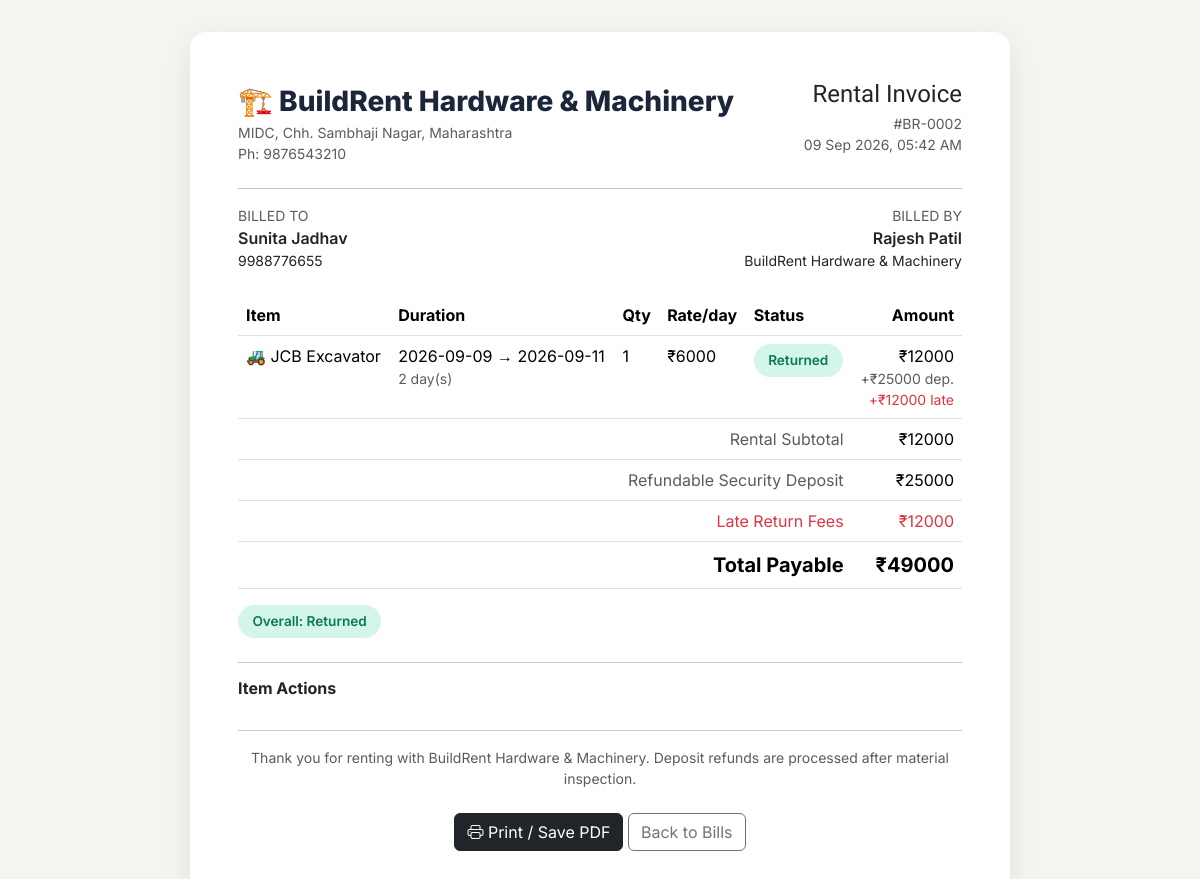
The app's page /bills/2 (signed in) with its own data.
### models.py (models this page shows, shortened)
class ShopSettings(db.Model):
    id = db.Column(db.Integer, primary_key=True)
    shop_name = db.Column(db.String(150), default="BuildRent Hardware & Machinery")
    tagline = db.Column(db.String(200), default="Construction material & machine rentals")
    address = db.Column(db.String(255), default="MIDC, Chh. Sambhaji Nagar, Maharashtra")
    phone = db.Column(db.String(20), default="9876543210")
    gst_no = db.Column(db.String(30), default="")

class Bill(db.Model):
    id = db.Column(db.Integer, primary_key=True)
    customer_id = db.Column(db.Integer, db.ForeignKey("user.id"), nullable=False)
    biller_id = db.Column(db.Integer, db.ForeignKey("user.id"), nullable=False)
    notes = db.Column(db.String(255))
    created_at = db.Column(db.DateTime, default=db.func.now())
    items = db.relationship("BillItem", backref="bill", lazy=True, cascade="all, delete-orphan")
    @property
    def subtotal(self):
        return sum(i.subtotal for i in self.items if i.status != ITEM_CANCELLED)
    @property
    def deposit_total(self):
        return sum(i.deposit_total for i in self.items if i.status != ITEM_CANCELLED)
    @property
    def late_fee_total(self):
        return sum(i.late_fee or 0 for i in self.items)
    @property
    def grand_total(self):
        return self.subtotal + self.deposit_total + self.late_fee_total
    @property
    def status(self):
        active_items = [i for i in self.items if i.status != ITEM_CANCELLED]
        if not active_items:
            return ITEM_CANCELLED
        if any(i.status == ITEM_ONGOING for i in active_items):
            return ITEM_ONGOING
        return ITEM_RETURNED
    @property
    def is_overdue(self):
        return any(i.is_overdue for i in self.items)

class User(UserMixin, db.Model):
    id = db.Column(db.Integer, primary_key=True)
    name = db.Column(db.String(100), nullable=False)
    email = db.Column(db.String(120), unique=True, nullable=True)
    phone = db.Column(db.String(20), unique=True, nullable=True)
    address = db.Column(db.String(255))
    password_hash = db.Column(db.String(255), nullable=True)
    has_login = db.Column(db.Boolean, default=False)  # False for walk-in customers with no account yet
    role = db.Column(db.String(20), nullable=False, default=ROLE_CUSTOMER)
    is_active_account = db.Column(db.Boolean, default=True)
    created_at = db.Column(db.DateTime, default=db.func.now())
    bills_as_customer = db.relationship("Bill", foreign_keys="Bill.customer_id", backref="customer", lazy=True)
    bills_as_biller = db.relationship("Bill", foreign_keys="Bill.biller_id", backref="biller", lazy=True)
    @property
    def is_active(self):
        return self.is_active_account

class BillItem(db.Model):
    id = db.Column(db.Integer, primary_key=True)
    bill_id = db.Column(db.Integer, db.ForeignKey("bill.id"), nullable=False)
    material_id = db.Column(db.Integer, db.ForeignKey("material.id"), nullable=False)
    quantity = db.Column(db.Integer, nullable=False, default=1)
    start_date = db.Column(db.Date, nullable=False)
    end_date = db.Column(db.Date, nullable=False)
    rate_per_day = db.Column(db.Float, nullable=False)
    deposit_per_unit = db.Column(db.Float, default=0)
    status = db.Column(db.String(20), default=ITEM_ONGOING)
    actual_return_date = db.Column(db.Date)
    late_fee = db.Column(db.Float, default=0)
    @property
    def days(self):
        return max((self.end_date - self.start_date).days, 1)
    @property
    def subtotal(self):
        return self.days * self.rate_per_day * self.quantity
    @property
    def deposit_total(self):
        return self.deposit_per_unit * self.quantity
    @property
    def is_overdue(self):
        return self.status == ITEM_ONGOING and date.today() > self.end_date

class Material(db.Model):
    id = db.Column(db.Integer, primary_key=True)
    category_id = db.Column(db.Integer, db.ForeignKey("category.id"), nullable=False)
    name = db.Column(db.String(120), nullable=False)
    description = db.Column(db.Text)
    price_per_day = db.Column(db.Float, nullable=False)
    deposit_amount = db.Column(db.Float, default=0)
    quantity_total = db.Column(db.Integer, nullable=False, default=1)
    quantity_available = db.Column(db.Integer, nullable=False, default=1)
    image_emoji = db.Column(db.String(10), default="🧱")
    is_active = db.Column(db.Boolean, default=True)
    created_at = db.Column(db.DateTime, default=db.func.now())
    items = db.relationship("BillItem", backref="material", lazy=True)

### app.py (the view)
@app.route("/bills/<int:bill_id>")
@role_required(ROLE_OWNER, ROLE_BILLER)
def bill_detail(bill_id):
    bill = db.session.get(Bill, bill_id)
    if not bill:
        flash("Bill not found.", "danger")
        return redirect(url_for("bills_list"))
    return render_template("invoice.html", bill=bill, staff_view=True)

### app.py (called while the page is built)
@login_manager.user_loader
def load_user(user_id):
    return db.session.get(User, int(user_id))

def role_required(*roles):
    def decorator(f):
        @wraps(f)
        def wrapped(*args, **kwargs):
            if not current_user.is_authenticated:
                return redirect(url_for("login"))
            if current_user.role not in roles:
                flash("You don't have access to that page.", "danger")
                return redirect(url_for("dashboard"))
            return f(*args, **kwargs)
        return wrapped
    return decorator

def get_shop():
    shop = ShopSettings.query.first()
    if not shop:
        shop = ShopSettings()
        db.session.add(shop)
        db.session.commit()
    return shop

@app.context_processor
def inject_shop():
    return {"shop": get_shop()}

### templates/invoice.html (shortened to what this page needs)
<!DOCTYPE html>
<html lang="en">
<head>
<link href="https://cdn.jsdelivr.net/npm/bootstrap@5.3.3/dist/css/bootstrap.min.css" rel="stylesheet">
<link href="https://cdn.jsdelivr.net/npm/bootstrap-icons@1.11.3/font/bootstrap-icons.min.css" rel="stylesheet">
</head>
<body>
<div class="invoice-box">
  <div class="d-flex justify-content-between align-items-start mb-4">
    <div>
      <div class="fs-3 brand">🏗️ {{ shop.shop_name }}</div>
      <div class="text-muted small">{{ shop.address }}</div>
      <div class="text-muted small">Ph: {{ shop.phone }}{% if shop.gst_no %} · GSTIN: {{ shop.gst_no }}{% endif %}</div>
    </div>
    <div class="text-end">
      <h4 class="mb-1">Rental Invoice</h4>
      <div class="text-muted small">#BR-{{ '%04d'|format(bill.id) }}</div>
      <div class="text-muted small">{{ bill.created_at.strftime('%d %b %Y, %I:%M %p') }}</div>
    </div>
  </div>
  <hr>
  <div class="row mb-4">
    <div class="col-6">
      <div class="text-muted small text-uppercase">Billed To</div>
      <div class="fw-semibold">{{ bill.customer.name }}</div>
      <div class="small">{{ bill.customer.phone or '' }}</div>
    </div>
    <div class="col-6 text-end">
      <div class="text-muted small text-uppercase">Billed By</div>
      <div class="fw-semibold">{{ bill.biller.name }}</div>
      <div class="small">{{ shop.shop_name }}</div>
    </div>
  </div>
  <table class="table">
    <thead>
      <tr><th>Item</th><th>Duration</th><th>Qty</th><th>Rate/day</th><th>Status</th><th class="text-end">Amount</th></tr>
    </thead>
    <tbody>
      {% for i in bill.items %}
      <tr>
        <td>{{ i.material.image_emoji }} {{ i.material.name }}</td>
        <td>{{ i.start_date }} → {{ i.end_date }}<div class="small text-muted">{{ i.days }} day(s)</div></td>
        <td>{{ i.quantity }}</td>
        <td>₹{{ i.rate_per_day|round(0)|int }}</td>
        <td>
          <span class="status-tag badge-{{ i.status }}">{{ i.status }}</span>
        </td>
        <td class="text-end">
          ₹{{ i.subtotal|round(0)|int }}
          {% if i.status != 'Cancelled' %}<div class="small text-muted">+₹{{ i.deposit_total|round(0)|int }} dep.</div>{% endif %}
          {% if i.late_fee %}<div class="small text-danger">+₹{{ i.late_fee|round(0)|int }} late</div>{% endif %}
        </td>
      </tr>
      {% endfor %}
      <tr>
        <td colspan="5" class="text-end text-muted">Rental Subtotal</td>
        <td class="text-end">₹{{ bill.subtotal|round(0)|int }}</td>
      </tr>
      <tr>
        <td colspan="5" class="text-end text-muted">Refundable Security Deposit</td>
        <td class="text-end">₹{{ bill.deposit_total|round(0)|int }}</td>
      </tr>
      {% if bill.late_fee_total %}
      <tr>
        <td colspan="5" class="text-end text-danger">Late Return Fees</td>
        <td class="text-end text-danger">₹{{ bill.late_fee_total|round(0)|int }}</td>
      </tr>
      {% endif %}
      <tr class="fw-bold fs-5">
        <td colspan="5" class="text-end">Total Payable</td>
        <td class="text-end">₹{{ bill.grand_total|round(0)|int }}</td>
      </tr>
    </tbody>
  </table>
  <div class="d-flex justify-content-between align-items-center mt-3">
    <span class="status-tag badge-{{ bill.status }}">Overall: {{ bill.status }}</span>
  </div>
  {% if staff_view %}
  <hr class="mt-4">
  <h6 class="fw-bold mb-3">Item Actions</h6>
  {% endif %}
  <hr class="mt-4">
  <div class="text-center text-muted small">Thank you for renting with {{ shop.shop_name }}. Deposit refunds are processed after material inspection.</div>
  <div class="text-center mt-4 no-print">
    <button class="btn btn-dark" onclick="window.print()"><i class="bi bi-printer"></i> Print / Save PDF</button>
    {% if staff_view %}<a href="{{ url_for('bills_list') }}" class="btn btn-outline-secondary">Back to Bills</a>{% endif %}
  </div>
</div>
</body>
</html>

### templates/invoice.html (style rules this page uses)
body { font-family:'Inter',sans-serif; background:#f6f4f1; padding:2rem 0; }
h1,h2,h3,h4 { font-family:'Sora',sans-serif; }
.invoice-box { max-width:820px; margin:auto; background:#fff; border-radius:16px; padding:3rem; box-shadow:0 8px 30px rgba(0,0,0,.08); }
.brand { font-weight:800; color:#1b263b; }
table th { background:#f1eee9; }
.status-tag { display:inline-block; padding:.4rem .9rem; border-radius:30px; font-weight:600; font-size:.85rem; }
.badge-Returned { background:#d4f5e9;color:#0a7a52; }

### records on screen
ShopSettings: shop_name "BuildRent Hardware & Machinery", address "MIDC, Chh. Sambhaji Nagar, Maharashtra", phone "9876543210"
Bill: id "0002", created_at "09 Sep 2026, 05:42 AM"
User: customer.name "Sunita Jadhav", customer "9988776655"
User: biller.name "Rajesh Patil"
BillItem: material.image_emoji "🚜", material.name "JCB Excavator", start_date "2026-09-09", end_date "2026-09-11", days "2", quantity "1", rate_per_day "6000", status "Returned", subtotal "12000", deposit_total "25000", late_fee "12000", late_fee_total "12000", grand_total "49000"
